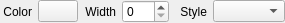
<?xml version="1.0" encoding="UTF-8"?>
<ui version="4.0">
 <class>SAPenSetWidget</class>
 <widget class="QWidget" name="SAPenSetWidget">
  <property name="geometry">
   <rect>
    <x>0</x>
    <y>0</y>
    <width>285</width>
    <height>23</height>
   </rect>
  </property>
  <property name="windowTitle">
   <string>Form</string>
  </property>
  <layout class="QHBoxLayout" name="horizontalLayout">
   <property name="leftMargin">
    <number>0</number>
   </property>
   <property name="topMargin">
    <number>0</number>
   </property>
   <property name="rightMargin">
    <number>0</number>
   </property>
   <property name="bottomMargin">
    <number>0</number>
   </property>
   <item>
    <widget class="QLabel" name="label_3">
     <property name="text">
      <string>Color</string>
     </property>
     <property name="alignment">
      <set>Qt::AlignRight|Qt::AlignTrailing|Qt::AlignVCenter</set>
     </property>
    </widget>
   </item>
   <item>
    <widget class="SAColorPickerButton" name="pushButtonColor">
     <property name="text">
      <string/>
     </property>
    </widget>
   </item>
   <item>
    <widget class="QLabel" name="label">
     <property name="text">
      <string>Width</string>
     </property>
     <property name="alignment">
      <set>Qt::AlignRight|Qt::AlignTrailing|Qt::AlignVCenter</set>
     </property>
    </widget>
   </item>
   <item>
    <widget class="QSpinBox" name="spinBoxPenWidth">
     <property name="maximum">
      <number>100</number>
     </property>
    </widget>
   </item>
   <item>
    <widget class="QLabel" name="label_2">
     <property name="text">
      <string>Style</string>
     </property>
     <property name="alignment">
      <set>Qt::AlignRight|Qt::AlignTrailing|Qt::AlignVCenter</set>
     </property>
    </widget>
   </item>
   <item>
    <widget class="SAPenStyleComboBox" name="comboBoxPenStyle"/>
   </item>
  </layout>
 </widget>
 <customwidgets>
  <customwidget>
   <class>SAColorPickerButton</class>
   <extends>QPushButton</extends>
   <header>SAColorPickerButton.h</header>
  </customwidget>
  <customwidget>
   <class>SAPenStyleComboBox</class>
   <extends>QComboBox</extends>
   <header>SAPenStyleComboBox.h</header>
  </customwidget>
 </customwidgets>
 <resources/>
 <connections/>
</ui>
